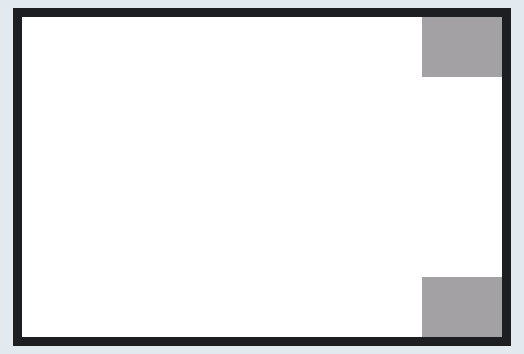
Simulated run of this program. Board: Raspberry Pi Pico running MicroPython. On the bench: 480×320 colour display. Random numbers come from a fixed seed; what the program prints to the serial console is not drawn.

Above: at 0.3 s.
At 1.0 s:
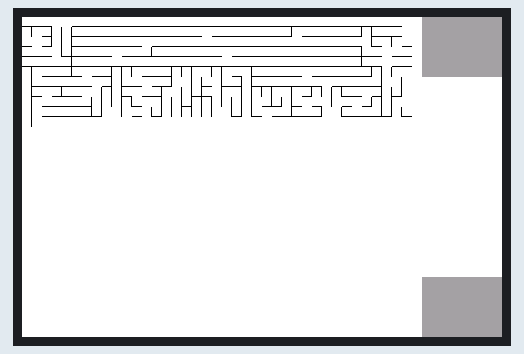
At 2.2 s:
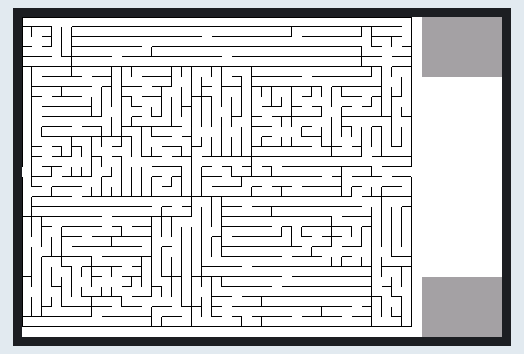

Measured:
- what the display in image 0 shows lasts 0.8 s, from 0.2 s to 1.0 s

The program:

lab-algos.py
```python
import liblcd
import time
import framebuf
import math
import random

def drawLine(screen, x1, x2, y1, y2, color):
#    b = bytearray(liblcd.color_to_bytes(color) * (x2-x1+1)*(y2-y1+1))
#    screen.ShowBuffer(x1, x2, y1, y2, b)
    screen.FillBuffer(x1, x2, y1, y2, color)

def drawLineOpt(screen, x1, x2, y1, y2, b):
    screen.ShowBuffer(x1, x2, y1, y2, b)


class Stamp:
    def __init__(self, s, xn, yn, color1Byte):
        self.s = s
        self.b = bytearray([color1Byte] * 2 * xn * yn)
        self.xd = xn - 1
        self.yd = yn - 1

    def show(self, x1, y1):
        self.s.ShowBuffer(x1, x1+self.xd, y1, y1+self.yd, self.b)

class Labyrinth(object):
    SIDE_N = 0
    SIDE_R = 1
    SIDE_D = 2
    SIDE_RD = 3
    ITEM_WIDTH = 10
    ITEM_HEIGHT = 10

    def __init__(self, screen):
        self.screen = screen
        self.lab = []
        for y in range((320//self.ITEM_HEIGHT)-1):
            self.lab.append([self.SIDE_N] * ((400//self.ITEM_WIDTH) - 1))
        self.stamps = [Stamp(screen, self.ITEM_WIDTH, self.ITEM_HEIGHT, 0),
                       Stamp(screen, self.ITEM_WIDTH, self.ITEM_HEIGHT, 0),
                       Stamp(screen, self.ITEM_WIDTH, self.ITEM_HEIGHT, 0),
                       Stamp(screen, self.ITEM_WIDTH, self.ITEM_HEIGHT, 0)]
        fb = framebuf.FrameBuffer(self.stamps[0].b, self.ITEM_WIDTH, self.ITEM_HEIGHT, framebuf.RGB565)
        fb.fill(0xFFFF)
        fb = framebuf.FrameBuffer(self.stamps[1].b, self.ITEM_WIDTH, self.ITEM_HEIGHT, framebuf.RGB565)
        fb.fill(0xFFFF)
        fb.vline(self.ITEM_WIDTH-1,0,self.ITEM_HEIGHT,0x0)
        fb = framebuf.FrameBuffer(self.stamps[2].b, self.ITEM_WIDTH, self.ITEM_HEIGHT, framebuf.RGB565)
        fb.fill(0xFFFF)
        fb.hline(0,self.ITEM_HEIGHT-1,self.ITEM_WIDTH,0x0)
        fb = framebuf.FrameBuffer(self.stamps[3].b, self.ITEM_WIDTH, self.ITEM_HEIGHT, framebuf.RGB565)
        fb.fill(0xFFFF)
        fb.vline(self.ITEM_WIDTH-1,0,self.ITEM_HEIGHT,0x0)
        fb.hline(0,self.ITEM_HEIGHT-1,self.ITEM_WIDTH,0x0)

#        self.lab = []
#        for y in range(5):
#            self.lab.append([self.SIDE_N] * 5)
        self.generate()
        self.algo = 0

    def generate(self):

        def add_vert(y1, y2, x):
            g = random.randrange(y1, y2)
            for y in range(y1, y2):
                if g != y:
                    self.lab[y][x] |= self.SIDE_R
            return x
        def add_horiz(x1, x2, y):
            g = random.randrange(x1, x2)
            for x in range(x1, x2):
                if g != x:
                    self.lab[y][x] |= self.SIDE_D
            return y

        def split(x, y, w, h):
            if (w <= 1) or (h <= 1):
                return
            ny = random.randrange(y, y+h-1)
            add_horiz(x, x+w, ny)
            nx1 = random.randrange(x, x+w-1)
            nx2 = random.randrange(x, x+w-1)
            add_vert(y, ny+1, nx1)
            add_vert(ny+1, y+h, nx2)
            split(x, y, nx1-x+1, ny+1-y)
            split(nx1+1, y, x+w-nx1-1, ny+1-y)
            split(x, ny+1, nx2-x+1, y+h-ny-1)
            split(nx2+1, ny+1, x+w-nx2-1, y+h-ny-1)


        w = len(self.lab[0])
        h = len(self.lab)
        split(0, 0, w, h)

    def draw(self):

        if self.algo == 1:
            y2 = -1
            for y in range(len(self.lab)):
                y2 += self.ITEM_HEIGHT
                x2 = -1
                b = bytearray(2*self.ITEM_WIDTH*len(self.lab[y]))
                for x in range(len(self.lab[y])):
                    x1, x2 = x2+1, x2 + self.ITEM_WIDTH
                    v = self.lab[y][x]
                    if v & self.SIDE_D:
                        pass
                    else:
                        for i in range(x1<<1, x2<<1, 2):
                            b[i] = 0xFF
                            b[i+1] = 0xFF
                self.screen.ShowBuffer(0,x2, y2, y2, b)
            x2 = -1
            for x in range(len(self.lab[0])):
                x2 += self.ITEM_WIDTH
                y2 = -1
                b = bytearray(2*self.ITEM_WIDTH*len(self.lab))
                for y in range(len(self.lab)):
                    y1, y2 = y2+1, y2 + self.ITEM_HEIGHT
                    v = self.lab[y][x]
                    if v & self.SIDE_R:
                        pass
                    else:
                        for i in range(y1<<1, y2<<1, 2):
                            b[i] = 0xFF
                            b[i+1] = 0xFF
                self.screen.ShowBuffer(x2,x2, 0, y2, b)
        if self.algo == 2:
            for y in range(len(self.lab)):
                for x in range(len(self.lab[y])):
                    self.stamps[self.lab[y][x]].show(x*self.ITEM_WIDTH, y*self.ITEM_HEIGHT)
        if self.algo == 0:
            y2 = -1
            for y in range(len(self.lab)):
                y1, y2 = y2+1, y2 + self.ITEM_HEIGHT
                x2 = -1
                for x in range(len(self.lab[y])):
                    x1, x2 = x2+1, x2 + self.ITEM_WIDTH
                    v = self.lab[y][x]
                    if v & self.SIDE_R:
                        drawLine(self.screen, x2, x2, y1, y2, liblcd.BLACK)
                    else:
                        drawLine(self.screen, x2, x2, y1, y2, liblcd.WHITE)
                    if v & self.SIDE_D:
                        drawLine(self.screen, x1, x2, y2, y2, liblcd.BLACK)
                    else:
                        drawLine(self.screen, x1, x2, y2, y2, liblcd.WHITE)
        if self.algo == 3:
            self.screen.Clear()
            y2 = -1
            for y in range(len(self.lab)):
                y1, y2 = y2+1, y2 + self.ITEM_HEIGHT
                x2 = -1
                for x in range(len(self.lab[y])):
                    x1, x2 = x2+1, x2 + self.ITEM_WIDTH
                    v = self.lab[y][x]
                    if v & self.SIDE_R:
                        drawLine(self.screen, x2, x2, y1, y2, liblcd.BLACK)
                    if v & self.SIDE_D:
                        drawLine(self.screen, x1, x2, y2, y2, liblcd.BLACK)

        x1, x2, y1, y2 = 0, self.ITEM_WIDTH*(len(self.lab[0]))-1, 0, self.ITEM_HEIGHT*(len(self.lab))-1
        drawLine(self.screen, x1, x2, y1, y1, liblcd.BLACK)
        drawLine(self.screen, x1, x2, y2, y2, liblcd.BLACK)
        drawLine(self.screen, x1, x1, y1, y2, liblcd.BLACK)
        drawLine(self.screen, x2, x2, y1, y2, liblcd.BLACK)
        y1 = self.ITEM_HEIGHT*(len(self.lab)//2)
        y2 = y1+self.ITEM_HEIGHT-1
        drawLine(self.screen, x1, x1, y1, y2, liblcd.WHITE)
        drawLine(self.screen, x2, x2, y1, y2, liblcd.WHITE)


def main():
    screen = liblcd.LCD_3inch5()
    screen.BackLight(100)
    ts = time.ticks_ms()
    screen.Clear()
    te = time.ticks_ms()
    print("Clear duration: ", time.ticks_diff(te, ts))
    redo = liblcd.Button(screen, liblcd.Box(400, 479, 260, 319))
    stop = liblcd.Button(screen, liblcd.Box(400, 479, 0, 59))
    touch = liblcd.SmartTouch(screen)

    labyrinth = Labyrinth(screen)
    algo = 2
    while True:
        screen.Clear()
        redo.draw()
        stop.draw()


        labyrinth.algo = algo
        ts = time.ticks_ms()
        labyrinth.draw()
        te = time.ticks_ms()
        print("duration: ", time.ticks_diff(te, ts))
        while True:
            t = touch.get()
            if redo.do(t):
                break
            if stop.do(t):
                algo = (algo+1)%4
                print("algo=", algo)
#                screen.Clear()
                break
                return


if __name__ == '__main__':
    main()
```

Source omitted: liblcd.py (16536 bytes)
